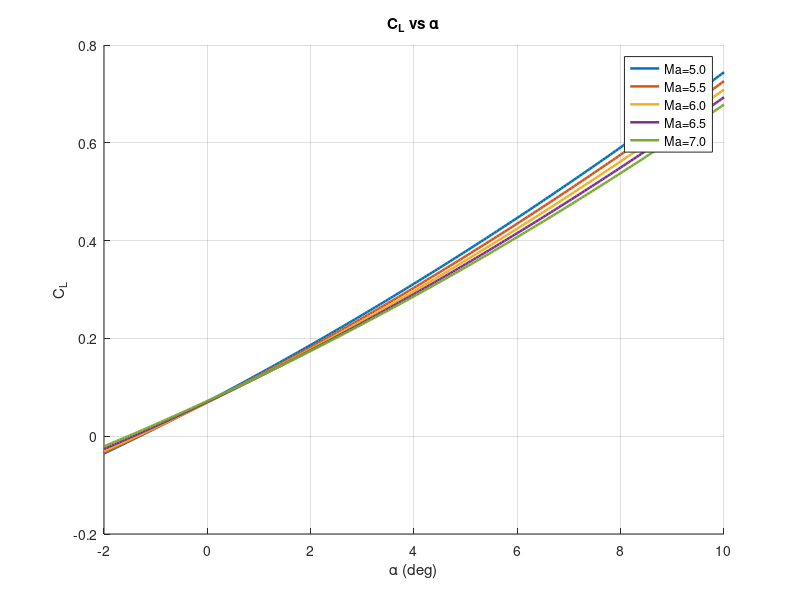
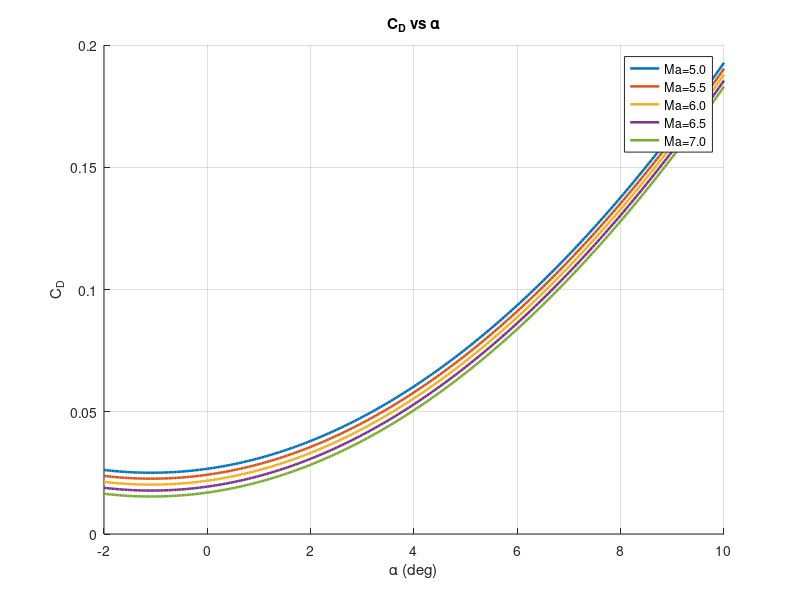
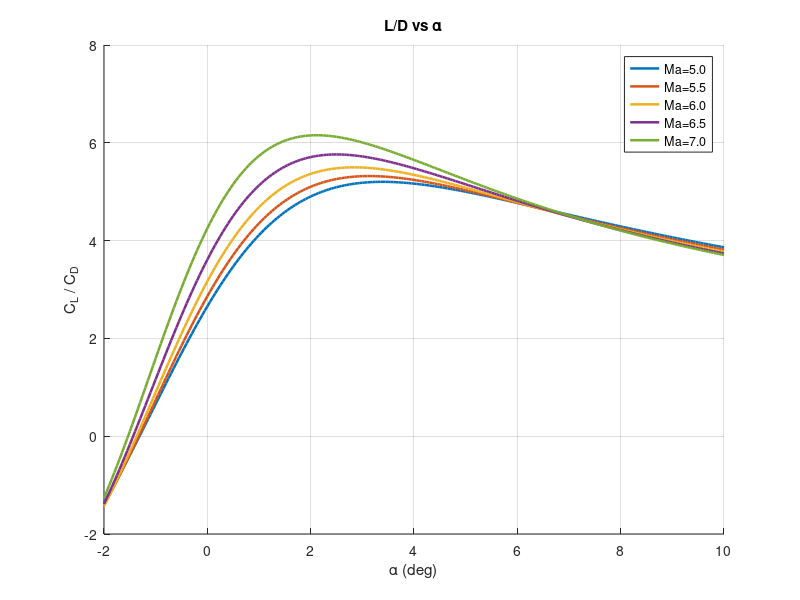
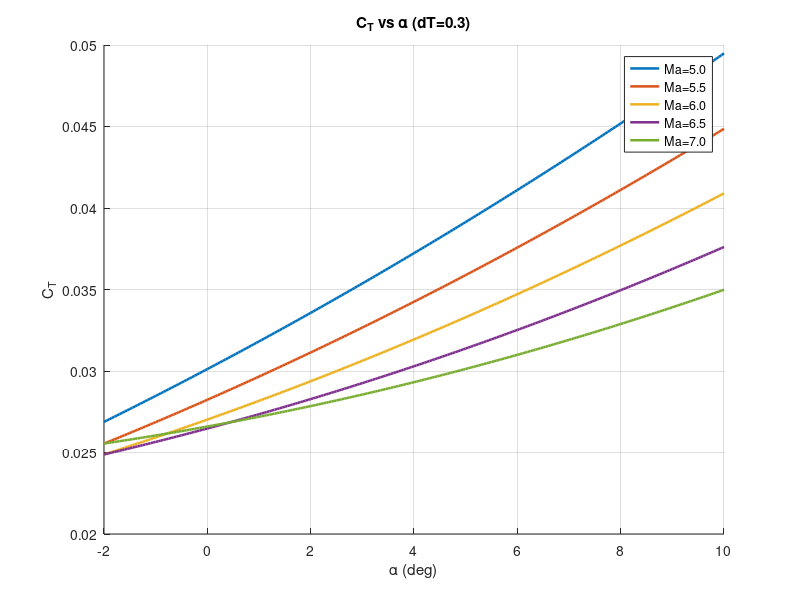

Here is the MATLAB script that generated these plots, in order:
%% CL / CD / L-D / CT vs alpha
clear; clc; close all;

Ma_list = [5 5.5 6 6.5 7];
dT_list = [0.3 0.8];

adeg = (-2:0.05:10)';   % deg
alpha_label = '\alpha (deg)';

C = lines(numel(Ma_list));
legtxt = arrayfun(@(m) sprintf('Ma=%.1f', m), Ma_list, 'UniformOutput', false);

%% -------- CL, CD, L/D (independent of dT) --------
CL_all = zeros(numel(adeg), numel(Ma_list));
CD_all = zeros(numel(adeg), numel(Ma_list));
LD_all = zeros(numel(adeg), numel(Ma_list));

for i = 1:numel(Ma_list)
    Ma = Ma_list(i);

    % CL(Ma, alpha)
    CL = 0.1498 ...
       - 0.02751 * Ma ...
       + 0.07235 * adeg ...
       - 0.003368 * adeg * Ma ...
       + 0.002343 * Ma.^2 ...
       + 0.001185 * adeg.^2;

    % CD(Ma, alpha)
    CD = 0.05099 ...
       - 0.004863 * Ma ...
       + 0.002967 * adeg ...
       + 0.001364 * adeg.^2;

    % % hard limits
    % CL = min(max(CL, -2.2), 2.2);
    % CD = min(max(CD,  0.015), 1.2);

    CL_all(:,i) = CL;
    CD_all(:,i) = CD;
    LD_all(:,i) = CL ./ CD;
end

%% -------- Figure: CL --------
figure('Name','CL vs alpha'); hold on; grid on;
for i = 1:numel(Ma_list)
    plot(adeg, CL_all(:,i), 'LineWidth', 1.8, 'Color', C(i,:));
end
xlabel(alpha_label); ylabel('C_L'); title('C_L vs \alpha');
legend(legtxt, 'Location','best');

%% -------- Figure: CD --------
figure('Name','CD vs alpha'); hold on; grid on;
for i = 1:numel(Ma_list)
    plot(adeg, CD_all(:,i), 'LineWidth', 1.8, 'Color', C(i,:));
end
xlabel(alpha_label); ylabel('C_D'); title('C_D vs \alpha');
legend(legtxt, 'Location','best');

%% -------- Figure: L/D --------
figure('Name','L-D vs alpha'); hold on; grid on;
for i = 1:numel(Ma_list)
    plot(adeg, LD_all(:,i), 'LineWidth', 1.8, 'Color', C(i,:));
end
xlabel(alpha_label); ylabel('C_L / C_D'); title('L/D vs \alpha');
legend(legtxt, 'Location','best');

%% -------- Figures: CT (separate for each dT) --------
for k = 1:numel(dT_list)
    dT = dT_list(k);

    CT_all = zeros(numel(adeg), numel(Ma_list));

    for i = 1:numel(Ma_list)
        Ma = Ma_list(i);

        % CTc(Ma, alpha, dT)
        CTc =  0.1029      * dT ...
            - 0.02022     * Ma * dT ...
            - 0.001757    * adeg  * dT ...
            + 0.000088233 * adeg.^2 * dT ...
            + 0.001221    * Ma.^2 .* dT;

        % CTn(Ma, alpha, dT)
        CTn =  0.03791 ...
            + 0.005176   * adeg ...
            - 0.01235    * Ma ...
            - 0.00054887 * Ma * adeg ...
            + 0.00096897 * Ma.^2 ...
            + 0.05627    * dT ...
            - 0.00077467 * (adeg * dT) ...
            + 0.002103   * Ma  * dT;

        CT_all(:,i) = CTc + CTn;
    end

    figure('Name', sprintf('CT vs alpha (dT=%.1f)', dT)); hold on; grid on;
    for i = 1:numel(Ma_list)
        plot(adeg, CT_all(:,i), 'LineWidth', 1.8, 'Color', C(i,:));
    end
    xlabel(alpha_label); ylabel('C_T');
    title(sprintf('C_T vs \\alpha (dT=%.1f)', dT));
    legend(legtxt, 'Location','best');
end


%% -------- Figure: CT vs dT at fixed alpha=0 deg --------
alpha0 = -2;                 % fixed alpha (deg)
dT_sweep = (0.6:0.01:1)';     % dT range, adjust if needed

CT_dT = zeros(numel(dT_sweep), numel(Ma_list));

for i = 1:numel(Ma_list)
    Ma = Ma_list(i);

    % CTc(Ma, alpha0, dT)
    CTc =  0.1029      .* dT_sweep ...
        - 0.02022     .* Ma .* dT_sweep ...
        - 0.001757    .* alpha0 .* dT_sweep ...
        + 0.000088233 .* alpha0.^2 .* dT_sweep ...
        + 0.001221    .* Ma.^2 .* dT_sweep;

    % CTn(Ma, alpha0, dT)
    CTn =  0.03791 ...
        + 0.005176   .* alpha0 ...
        - 0.01235    .* Ma ...
        - 0.00054887 .* Ma .* alpha0 ...
        + 0.00096897 .* Ma.^2 ...
        + 0.05627    .* dT_sweep ...
        - 0.00077467 .* (alpha0 .* dT_sweep) ...
        + 0.002103   .* Ma .* dT_sweep;

    CT_dT(:, i) = CTc + CTn;
end

figure('Name', sprintf('CT vs dT (alpha=%.1f deg)', alpha0)); hold on; grid on;
for i = 1:numel(Ma_list)
    plot(dT_sweep, CT_dT(:,i), 'LineWidth', 1.8, 'Color', C(i,:));
end
xlabel('dT'); ylabel('C_T');
title(sprintf('C_T vs dT at \\alpha = %.1f^\\circ', alpha0));
legend(legtxt, 'Location','best');
